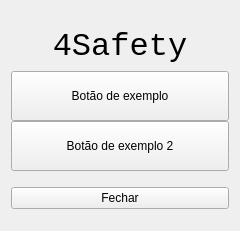
<?xml version="1.0" encoding="UTF-8"?>
<ui version="4.0">
 <class>Template_qW</class>
 <widget class="QWidget" name="Template_qW">
  <property name="geometry">
   <rect>
    <x>0</x>
    <y>0</y>
    <width>240</width>
    <height>231</height>
   </rect>
  </property>
  <property name="minimumSize">
   <size>
    <width>0</width>
    <height>50</height>
   </size>
  </property>
  <property name="windowTitle">
   <string>4Safety</string>
  </property>
  <layout class="QGridLayout" name="gridLayout_2">
   <item row="3" column="0">
    <widget class="QPushButton" name="close_qPB">
     <property name="text">
      <string>Fechar</string>
     </property>
    </widget>
   </item>
   <item row="0" column="0">
    <layout class="QGridLayout" name="Template_qGL" rowstretch="0,0,0">
     <property name="sizeConstraint">
      <enum>QLayout::SetDefaultConstraint</enum>
     </property>
     <property name="verticalSpacing">
      <number>0</number>
     </property>
     <item row="2" column="0">
      <widget class="QPushButton" name="example2_qPB">
       <property name="minimumSize">
        <size>
         <width>0</width>
         <height>50</height>
        </size>
       </property>
       <property name="text">
        <string>Botão de exemplo 2</string>
       </property>
      </widget>
     </item>
     <item row="0" column="0">
      <widget class="QLabel" name="logo_qL">
       <property name="maximumSize">
        <size>
         <width>16777215</width>
         <height>50</height>
        </size>
       </property>
       <property name="font">
        <font>
         <family>Consolas</family>
         <pointsize>24</pointsize>
        </font>
       </property>
       <property name="text">
        <string>4Safety</string>
       </property>
       <property name="alignment">
        <set>Qt::AlignCenter</set>
       </property>
      </widget>
     </item>
     <item row="1" column="0">
      <widget class="QPushButton" name="example_qPB">
       <property name="minimumSize">
        <size>
         <width>0</width>
         <height>50</height>
        </size>
       </property>
       <property name="text">
        <string>Botão de exemplo</string>
       </property>
      </widget>
     </item>
    </layout>
   </item>
  </layout>
 </widget>
 <resources/>
 <connections/>
</ui>
